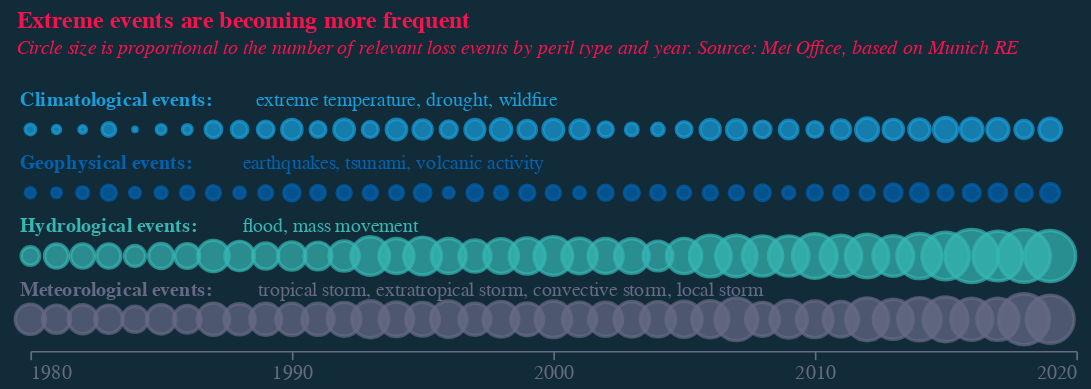

This figure's notebook cell:
### Code cell
base = alt.Chart(f1b).encode(
    x=alt.X(
        "year:Q",
        axis=alt.Axis(
            grid=False,
            titleAlign="center",
            titleAnchor="middle",
            title="",
            labelColor=colors["eco-gray"],
            titleColor=colors["eco-gray"],
            tickColor=colors["eco-gray"],
            domainColor=colors["eco-gray"],
            tickCount=5,
            titleFontSize=12,
            labelFontSize=12,
            orient="bottom",
            labelAngle=0,
            format=".0f",
            # zindex=1,
            # offset=-43
        ),
        scale=alt.Scale(domain=[1980, 2020]),
    )
)
dots = (
    base.mark_point()
    .encode(
        y=alt.Y("data:N", stack=True, axis=None),
        size=alt.Size("value:Q", legend=None, scale=alt.Scale(domain=[15, 150])),
        fill=alt.Fill(
            "data:N",
            legend=None,
            scale=alt.Scale(
                range=[
                    colors["eco-light-blue"],
                    colors["eco-mid-blue"],
                    colors["eco-turquiose"],
                    colors["eco-gray"],
                ]
            ),
        ),
        color=alt.Color(
            "data:N",
            legend=None,
            scale=alt.Scale(
                range=[
                    colors["eco-light-blue"],
                    colors["eco-mid-blue"],
                    colors["eco-turquiose"],
                    colors["eco-gray"],
                ]
            ),
        ),
    )
    .transform_filter('datum.data!="total"')
)
labels = (
    alt.Chart(
        pd.DataFrame(
            [
                {"x": 1980, "y": 700, "t": "Geophysical events:", "d": "geo"},
                {"x": 1980, "y": 850, "t": "Climatological events:", "d": "climate"},
                {"x": 1980, "y": 240, "t": "Meteorological events:", "d": "meteo"},
                {"x": 1980, "y": 500, "t": "Hydrological events:", "d": "hydro"},
            ]
        )
    )
    .mark_text(align="left", fontWeight='bold',dy=-18, dx=-6, fontSize=12)
    .encode(x="x:Q", y="d:N", text="t:N", color="d:N")
)
rlabels = (
    alt.Chart(
        pd.DataFrame(
            [
                {
                    "x": 1987.5,
                    "y": 660,
                    "t": "earthquakes, tsunami, volcanic activity",
                    "d": "geo",
                },
                {
                    "x": 1988.1,
                    "y": 810,
                    "t": "extreme temperature, drought, wildfire",
                    "d": "climate",
                },
                {
                    "x": 1988.3,
                    "y": 200,
                    "t": "tropical storm, extratropical storm, convective storm, local storm",
                    "d": "meteo",
                },
                {"x": 1987.6, "y": 460, "t": "flood, mass movement", "d": "hydro"},
            ]
        )
    )
    .mark_text(align="left", dy=-18, dx=8, fontSize=12)
    .encode(x="x:Q", y="d:N", text="t:N", color="d:N")
)
title = alt.TitleParams(
    "Extreme events are becoming more frequent",
    subtitle=[
        "Circle size is proportional to the number of relevant loss events by peril type and year. Source: Met Office, based on Munich RE"
    ],
    anchor="start",
    align="left",
    dx=5,
    dy=-15,
    fontSize=14,
    subtitleFontSize=12,
    color=colors["eco-dot"],
    subtitleColor=colors["eco-dot"],
    subtitleFontStyle="italic",
)
layer1 = (
    ((dots + labels + rlabels).properties(height=150, width=620))
    .configure(font="Georgia", background=colors["eco-background"])
    .configure_view(stroke=None)
    .properties(title=title)
)
layer1.save("visualisation/" + f + "_dark.json")
layer1.save("visualisation/" + f + "_dark.png")
open("README.md", "a").write(readme)
layer1

### Figure 1 — Vega-Lite specification as saved in the notebook (floating-point values rounded to 4 significant figures; data arrays with more than 128 entries replaced by an {"elided": "..."} marker saying what was removed)
{"config": {"view": {"continuousWidth": 400, "continuousHeight": 300, "stroke": null}, "background": "#122B39", "font": "Georgia"}, "layer": [{"data": {"name": "data-32221f0610300fcf923a48029f14cc8c"}, "mark": "point", "encoding": {"color": {"type": "nominal", "field": "data", "legend": null, "scale": {"range": ["#179FDB", "#0063AF", "#36B7B4", "#676A86"]}}, "fill": {"type": "nominal", "field": "data", "legend": null, "scale": {"range": ["#179FDB", "#0063AF", "#36B7B4", "#676A86"]}}, "size": {"type": "quantitative", "field": "value", "legend": null, "scale": {"domain": [15, 150]}}, "x": {"type": "quantitative", "axis": {"domainColor": "#676A86", "format": ".0f", "grid": false, "labelAngle": 0, "labelColor": "#676A86", "labelFontSize": 12, "orient": "bottom", "tickColor": "#676A86", "tickCount": 5, "title": "", "titleAlign": "center", "titleAnchor": "middle", "titleColor": "#676A86", "titleFontSize": 12}, "field": "year", "scale": {"domain": [1980, 2020]}}, "y": {"type": "nominal", "axis": null, "field": "data", "stack": true}}, "transform": [{"filter": "datum.data!=\"total\""}]}, {"data": {"name": "data-7ce78eaa6e72b506005686f27f794f24"}, "mark": {"type": "text", "align": "left", "dx": -6, "dy": -18, "fontSize": 12, "fontWeight": "bold"}, "encoding": {"color": {"type": "nominal", "field": "d"}, "text": {"type": "nominal", "field": "t"}, "x": {"type": "quantitative", "field": "x"}, "y": {"type": "nominal", "field": "d"}}}, {"data": {"name": "data-cb69721f43439d0aba3d5b1e1545f65c"}, "mark": {"type": "text", "align": "left", "dx": 8, "dy": -18, "fontSize": 12}, "encoding": {"color": {"type": "nominal", "field": "d"}, "text": {"type": "nominal", "field": "t"}, "x": {"type": "quantitative", "field": "x"}, "y": {"type": "nominal", "field": "d"}}}], "height": 150, "title": {"text": "Extreme events are becoming more frequent", "align": "left", "anchor": "start", "color": "#F4134D", "dx": 5, "dy": -15, "fontSize": 14, "subtitle": ["Circle size is proportional to the number of relevant loss events by peril type and year. Source: Met Office, based on Munich RE"], "subtitleColor": "#F4134D", "subtitleFontSize": 12, "subtitleFontStyle": "italic"}, "width": 620, "$schema": "https://vega.github.io/schema/vega-lite/v4.8.1.json", "datasets": {"data-32221f0610300fcf923a48029f14cc8c": {"elided": "200 records"}, "data-7ce78eaa6e72b506005686f27f794f24": [{"x": 1980, "y": 700, "t": "Geophysical events:", "d": "geo"}, {"x": 1980, "y": 850, "t": "Climatological events:", "d": "climate"}, {"x": 1980, "y": 240, "t": "Meteorological events:", "d": "meteo"}, {"x": 1980, "y": 500, "t": "Hydrological events:", "d": "hydro"}], "data-cb69721f43439d0aba3d5b1e1545f65c": [{"x": 1988.0, "y": 660, "t": "earthquakes, tsunami, volcanic activity", "d": "geo"}, {"x": 1988.0, "y": 810, "t": "extreme temperature, drought, wildfire", "d": "climate"}, {"x": 1988.0, "y": 200, "t": "tropical storm, extratropical storm, convective storm, local storm", "d": "meteo"}, {"x": 1988.0, "y": 460, "t": "flood, mass movement", "d": "hydro"}]}}
